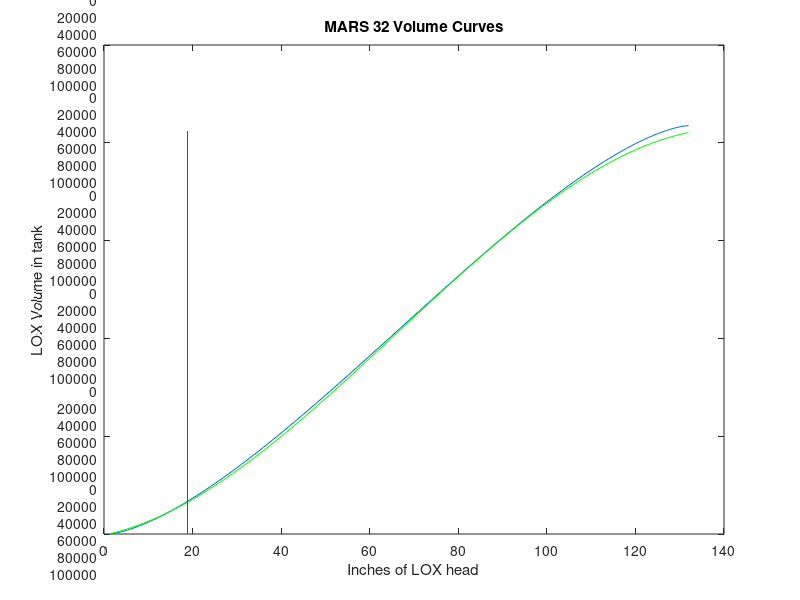

MATLAB code for this plot: (Note: this script raises an error after producing the figure.)
% Units: kg, m

C = [-2.67E-08, 0.0006435, 1.65, 0];    % CCT's poly LO2 tank volume fit

g = struct;
    g.ms2 = 9.81;               %  m/s^2
    g.fs2 = 32.1740;            % ft/s^2
    g.in2 = 386.09;             % in/s^2

convert = struct;
    convert.in3togal    = 0.004329;
    convert.m3togal     = 264.172;
    convert.m3toin3     = 61023.7;
    convert.m2toin2     = 1550;
    convert.intoft      = 1/12;
    convert.fttoin      = 12;
    convert.kgtolbm     = 2.2046226218488;
    convert.kgm3tolbft3 = 0.062428;
    convert.kgm3tolbin3 = 3.6127e-5;
    convert.psftopsi    = 0.00694444;
    

LOX = struct;
    LOX.density=struct;
        LOX.density.kgm3    = 1141;           % kg/m^3
    	LOX.density.lbin3 	= LOX.density.kgm3 * convert.kgm3tolbin3;
 
tank = struct;
    tank.radius = 65.5;         % inches
    tank.length = 1344;    % inches
    
    
hPipe = 30 - 11.145;            % inches - height from outer shell to top of insulation. Minus space between shells
dPipe = 2;                      % 2" line


cylVol = @(h) (tank.radius^2 * acos((tank.radius-h)./tank.radius)-(tank.radius-h).*sqrt(2*tank.radius.*h-h.^2)) * tank.length;
sphVol = @(h) pi() ./ 3 .* h.^2 .* (1.5 * tank.radius * 2 - h);

tnkVol = @(h) ( cylVol(h) + sphVol(h) ) .* convert.in3togal; % gallons

headPress = @(h) LOX.density.lbin3  * h; % takes inches, gives psi

p2raw = @(h) round(h./10 * 30000);

raw2vol = @(h) polyval(C, h);


figure;

plot(tnkVol(0:tank.radius*2), 'displayname', 'True Volume');
hold on; plot(raw2vol(p2raw(headPress( 0:tank.radius*2 ))), '-g', 'displayname', 'FCS Volume')
plot([hPipe, hPipe], [0, 82400], '-r', 'displayname', 'Outlet height')
set(gca,'YTickLabel',sprintf('%3.f\n',get(gca, 'YTick')))
xlabel('Inches of LOX head');
ylabel(gca, 'LOX Volume in tank');
title('MARS 32 Volume Curves');
plotStyle;
legend('Location', 'SouthEast');